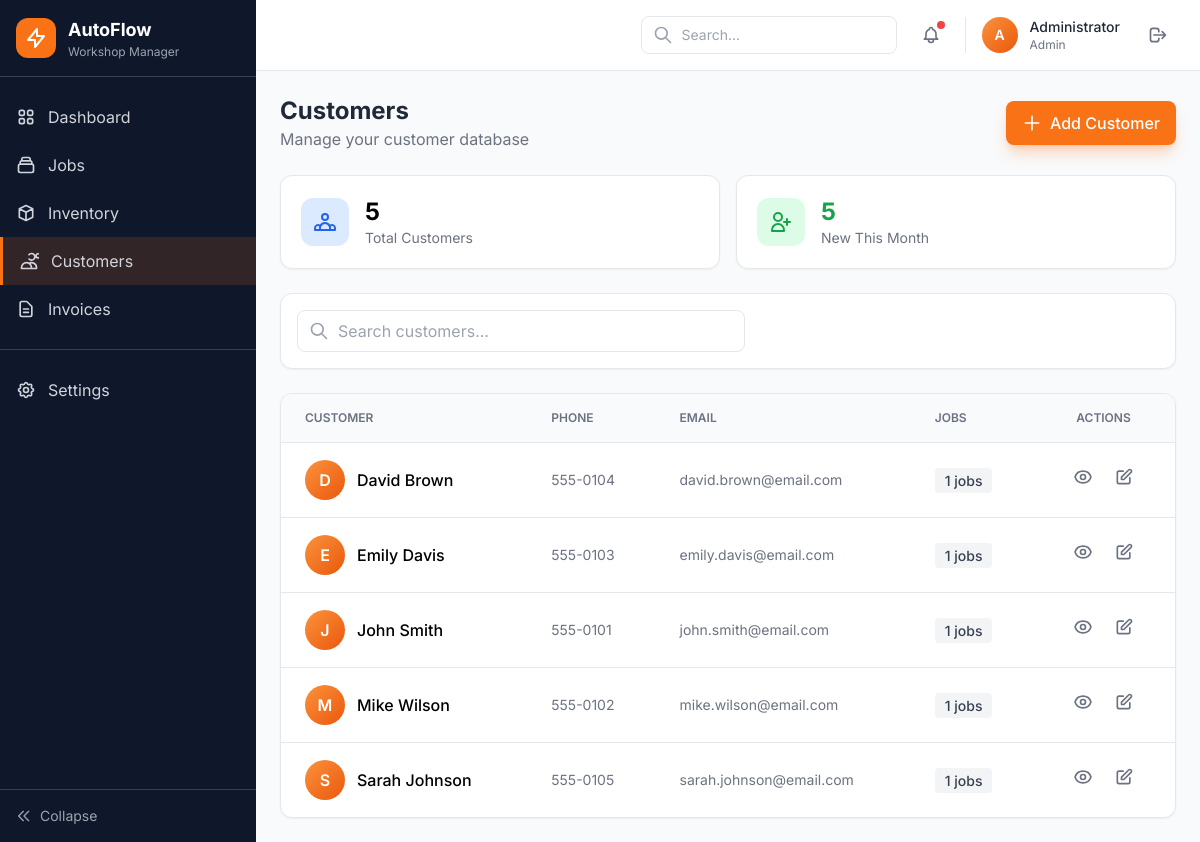
Page /public/admin/customers (signed in) on the committed database.
### tables this page shows
CREATE TABLE IF NOT EXISTS customers (
    id INT AUTO_INCREMENT PRIMARY KEY,
    name VARCHAR(100) NOT NULL,
    phone VARCHAR(20),
    email VARCHAR(100),
    address TEXT,
    created_at TIMESTAMP DEFAULT CURRENT_TIMESTAMP,
    updated_at TIMESTAMP DEFAULT CURRENT_TIMESTAMP ON UPDATE CURRENT_TIMESTAMP
);

### app/Controllers/CustomerController.php (called while the page is built, shortened)
<?php
class CustomerController extends Controller
{
    private CustomerModel $customerModel;
    public function __construct()
    {
        $this->customerModel = new CustomerModel();
    }
    public function index(): void
    {
        $search = $this->query('search');
        $customers = $this->customerModel->getAll($search);
        $stats = $this->customerModel->getStats();
        $this->view('admin/customers/index', [
            'pageTitle' => 'Customers',
            'user' => $this->getCurrentUser(),
            'customers' => $customers,
            'stats' => $stats,
            'search' => $search,
            'flash' => $this->getFlash()
        ]);
    }
}

### public/index.php (called while the page is built, shortened)
<?php
spl_autoload_register(function ($class) {
    $prefix = 'App\\';
    $baseDir = BASE_PATH . '/app/';
    $len = strlen($prefix);
    $relativeClass = substr($class, $len);
    $file = $baseDir . str_replace('\\', '/', $relativeClass) . '.php';
});
$router = new Router();
$router->get('/', 'AuthController', 'login');
$router->get('/login', 'AuthController', 'login');
$router->post('/login', 'AuthController', 'authenticate');
$router->get('/logout', 'AuthController', 'logout');
$router->get('/admin/dashboard', 'DashboardController', 'index');
$router->get('/admin/jobs', 'JobController', 'index');
$router->get('/admin/jobs/create', 'JobController', 'create');
$router->post('/admin/jobs/store', 'JobController', 'store');
$router->get('/admin/jobs/{id}', 'JobController', 'show');
$router->get('/admin/jobs/{id}/edit', 'JobController', 'edit');
$router->post('/admin/jobs/{id}/update', 'JobController', 'update');
$router->post('/admin/jobs/{id}/delete', 'JobController', 'delete');
$router->post('/admin/jobs/{id}/status', 'JobController', 'updateStatus');
$router->get('/admin/inventory', 'InventoryController', 'index');
$router->get('/admin/inventory/create', 'InventoryController', 'create');
$router->post('/admin/inventory/store', 'InventoryController', 'store');
$router->get('/admin/inventory/{id}', 'InventoryController', 'show');
$router->get('/admin/inventory/{id}/edit', 'InventoryController', 'edit');
$router->post('/admin/inventory/{id}/update', 'InventoryController', 'update');
$router->post('/admin/inventory/{id}/delete', 'InventoryController', 'delete');
$router->get('/admin/customers', 'CustomerController', 'index');
$router->get('/admin/customers/create', 'CustomerController', 'create');
$router->post('/admin/customers/store', 'CustomerController', 'store');
$router->get('/admin/customers/{id}', 'CustomerController', 'show');
$router->get('/admin/customers/{id}/edit', 'CustomerController', 'edit');
$router->post('/admin/customers/{id}/update', 'CustomerController', 'update');
$router->post('/admin/customers/{id}/delete', 'CustomerController', 'delete');
$router->get('/admin/quotes', 'QuoteController', 'index');
$router->get('/admin/quotes/{id}', 'QuoteController', 'show');
$router->post('/admin/quotes/{id}/approve', 'QuoteController', 'approve');
$router->dispatch();

### config/database.php (called while the page is built)
<?php
return [
    'host' => 'localhost',
    'dbname' => 'wms_db',
    'username' => 'root',
    'password' => '',
    'charset' => 'utf8mb4',
    'options' => [
        PDO::ATTR_ERRMODE => PDO::ERRMODE_EXCEPTION,
        PDO::ATTR_DEFAULT_FETCH_MODE => PDO::FETCH_ASSOC,
        PDO::ATTR_EMULATE_PREPARES => false,
    ]
];

### app/Core/DB.php (called while the page is built, shortened)
<?php
class DB
{
    private static ?DB $instance = null;
    private \PDO $pdo;
    private function __construct()
    {
        $config = require dirname(__DIR__, 2) . '/config/database.php';
        $dsn = "mysql:host={$config['host']};dbname={$config['dbname']};charset={$config['charset']}";
        try {
            $this->pdo = new \PDO($dsn, $config['username'], $config['password'], $config['options']);
        } catch (\PDOException $e) {
            throw new \Exception("Database connection failed: " . $e->getMessage());
        }
    }
    public static function getInstance(): self
    {
        if (self::$instance === null) {
            self::$instance = new self();
        }
        return self::$instance;
    }
    public function getConnection(): \PDO
    {
        return $this->pdo;
    }
}

### app/Models/CustomerModel.php (called while the page is built, shortened)
<?php
class CustomerModel
{
    private \PDO $db;
    public function __construct()
    {
        $this->db = DB::getInstance()->getConnection();
    }
    public function getAll(?string $search = null): array
    {
        $sql = "SELECT c.*, COUNT(j.id) as job_count
                FROM customers c
                LEFT JOIN jobs j ON c.id = j.customer_id
                WHERE 1=1";
        $params = [];
        $sql .= " GROUP BY c.id ORDER BY c.name ASC";
        $stmt = $this->db->prepare($sql);
        $stmt->execute($params);
        return $stmt->fetchAll();
    }
    public function getStats(): array
    {
        $stmt = $this->db->query("
            SELECT
                COUNT(*) as total_customers,
                (SELECT COUNT(*) FROM customers WHERE created_at >= DATE_SUB(NOW(), INTERVAL 30 DAY)) as new_this_month
            FROM customers
        ");
        return $stmt->fetch();
    }
}

### views/admin/customers/index.php (the view, shortened to what this page needs)
<div class="space-y-6">
    <div class="flex items-center justify-between">
        <div>
            <h1 class="text-2xl font-bold text-gray-800">Customers</h1>
            <p class="text-gray-500">Manage your customer database</p>
        </div>
        <a href="/car1/public/admin/customers/create" class="inline-flex items-center gap-2 bg-primary-500 hover:bg-primary-600 text-white font-medium px-4 py-2.5 rounded-lg shadow-lg shadow-primary-500/30">
            <svg class="w-5 h-5" fill="none" stroke="currentColor" viewBox="0 0 24 24">
                <path stroke-linecap="round" stroke-linejoin="round" stroke-width="2" d="M12 4v16m8-8H4" />
            </svg>
            Add Customer
        </a>
    </div>
    <div class="grid grid-cols-1 md:grid-cols-2 gap-4">
        <div class="bg-white rounded-xl p-5 shadow-sm border flex items-center gap-4">
            <div class="w-12 h-12 bg-blue-100 rounded-xl flex items-center justify-center"></div>
            <div>
                <p class="text-2xl font-bold"><?= $stats['total_customers'] ?? 0 ?></p>
                <p class="text-sm text-gray-500">Total Customers</p>
            </div>
        </div>
        <div class="bg-white rounded-xl p-5 shadow-sm border flex items-center gap-4">
            <div class="w-12 h-12 bg-green-100 rounded-xl flex items-center justify-center"><svg class="w-6 h-6 text-green-600" fill="none" stroke="currentColor" viewBox="0 0 24 24">
                    <path stroke-linecap="round" stroke-linejoin="round" stroke-width="2" d="M18 9v3m0 0v3m0-3h3m-3 0h-3m-2-5a4 4 0 11-8 0 4 4 0 018 0zM3 20a6 6 0 0112 0v1H3v-1z" />
                </svg></div>
            <div>
                <p class="text-2xl font-bold text-green-600"><?= $stats['new_this_month'] ?? 0 ?></p>
                <p class="text-sm text-gray-500">New This Month</p>
            </div>
        </div>
    </div>
    <div class="bg-white rounded-xl shadow-sm border p-4">
        <form action="/car1/public/admin/customers" method="GET" class="relative max-w-md">
            <input type="text" name="search" value="<?= htmlspecialchars($search ?? '') ?>" placeholder="Search customers..." class="w-full pl-10 pr-4 py-2 border border-gray-200 rounded-lg focus:ring-2 focus:ring-primary-500">
            <svg class="w-5 h-5 text-gray-400 absolute left-3 top-1/2 -translate-y-1/2" fill="none" stroke="currentColor" viewBox="0 0 24 24">
                <path stroke-linecap="round" stroke-linejoin="round" stroke-width="2" d="M21 21l-6-6m2-5a7 7 0 11-14 0 7 7 0 0114 0z" />
            </svg>
        </form>
    </div>
    <div class="bg-white rounded-xl shadow-sm border overflow-hidden">
        <table class="w-full">
            <thead>
                <tr class="bg-gray-50 border-b">
                    <th class="text-left px-6 py-4 text-xs font-semibold text-gray-500 uppercase">Customer</th>
                    <th class="text-left px-6 py-4 text-xs font-semibold text-gray-500 uppercase">Phone</th>
                    <th class="text-left px-6 py-4 text-xs font-semibold text-gray-500 uppercase">Email</th>
                    <th class="text-left px-6 py-4 text-xs font-semibold text-gray-500 uppercase">Jobs</th>
                    <th class="text-center px-6 py-4 text-xs font-semibold text-gray-500 uppercase">Actions</th>
                </tr>
            </thead>
            <tbody class="divide-y">
                <?php foreach ($customers as $customer): ?>
                    <tr class="hover:bg-gray-50">
                        <td class="px-6 py-4">
                            <div class="flex items-center gap-3">
                                <div class="w-10 h-10 bg-gradient-to-br from-primary-400 to-primary-600 rounded-full flex items-center justify-center text-white font-semibold"><?= strtoupper(substr($customer['name'], 0, 1)) ?></div>
                                <span class="font-medium"><?= htmlspecialchars($customer['name']) ?></span>
                            </div>
                        </td>
                        <td class="px-6 py-4 text-sm text-gray-500"><?= htmlspecialchars($customer['phone'] ?: '-') ?></td>
                        <td class="px-6 py-4 text-sm text-gray-500"><?= htmlspecialchars($customer['email'] ?: '-') ?></td>
                        <td class="px-6 py-4"><span class="bg-gray-100 text-gray-700 text-sm font-medium px-2.5 py-1 rounded"><?= $customer['job_count'] ?? 0 ?> jobs</span></td>
                        <td class="px-6 py-4 text-center">
                            <a href="/car1/public/admin/customers/<?= $customer['id'] ?>" class="p-2 rounded-lg hover:bg-gray-100 text-gray-500 hover:text-primary-500 inline-block"></a>
                            <a href="/car1/public/admin/customers/<?= $customer['id'] ?>/edit" class="p-2 rounded-lg hover:bg-gray-100 text-gray-500 hover:text-blue-500 inline-block"><svg class="w-5 h-5" fill="none" stroke="currentColor" viewBox="0 0 24 24">
                                    <path stroke-linecap="round" stroke-linejoin="round" stroke-width="2" d="M11 5H6a2 2 0 00-2 2v11a2 2 0 002 2h11a2 2 0 002-2v-5m-1.414-9.414a2 2 0 112.828 2.828L11.828 15H9v-2.828l8.586-8.586z" />
                                </svg></a>
                        </td>
                    </tr>
                <?php endforeach; ?>
            </tbody>
        </table>
    </div>
</div>

### views/layouts/main.php (style rules this page uses)
body { font-family: 'Inter', sans-serif; }

### rows in the picture
customers: name "D", name "David Brown", phone "555-0104", email "david.brown@email.com", job_count "1"
customers: name "E", name "Emily Davis", phone "555-0103", email "emily.davis@email.com", job_count "1"
customers: name "J", name "John Smith", phone "555-0101", email "john.smith@email.com", job_count "1"
customers: name "M", name "Mike Wilson", phone "555-0102", email "mike.wilson@email.com", job_count "1"
customers: name "S", name "Sarah Johnson", phone "555-0105", email "sarah.johnson@email.com", job_count "1"

### other values in the picture
substr($user['name'] ?? 'U', 0, 1) "A"
$user['name'] "Administrator"
$user['role'] "Admin"
$stats['total_customers'] "5"
$stats['new_this_month'] "5"
